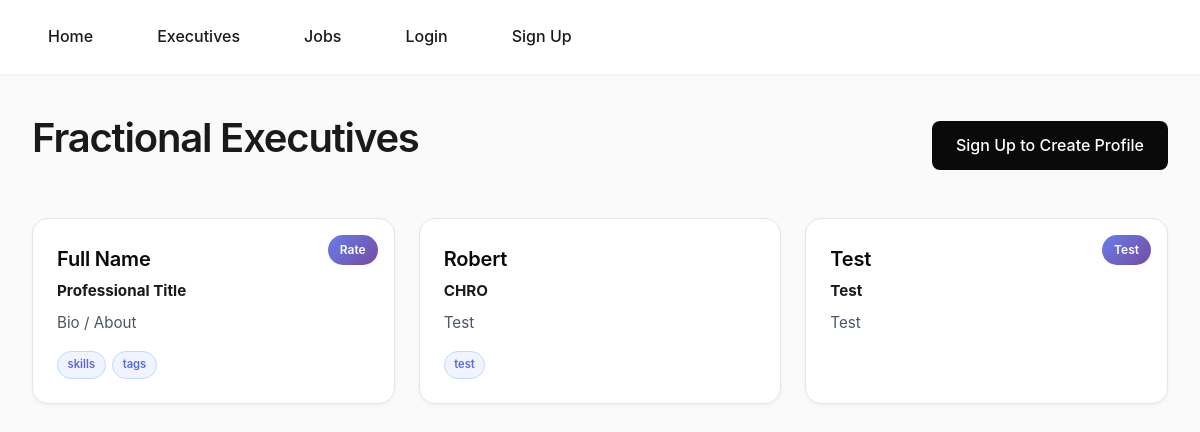
The page /executives/ on the database as committed earlier.
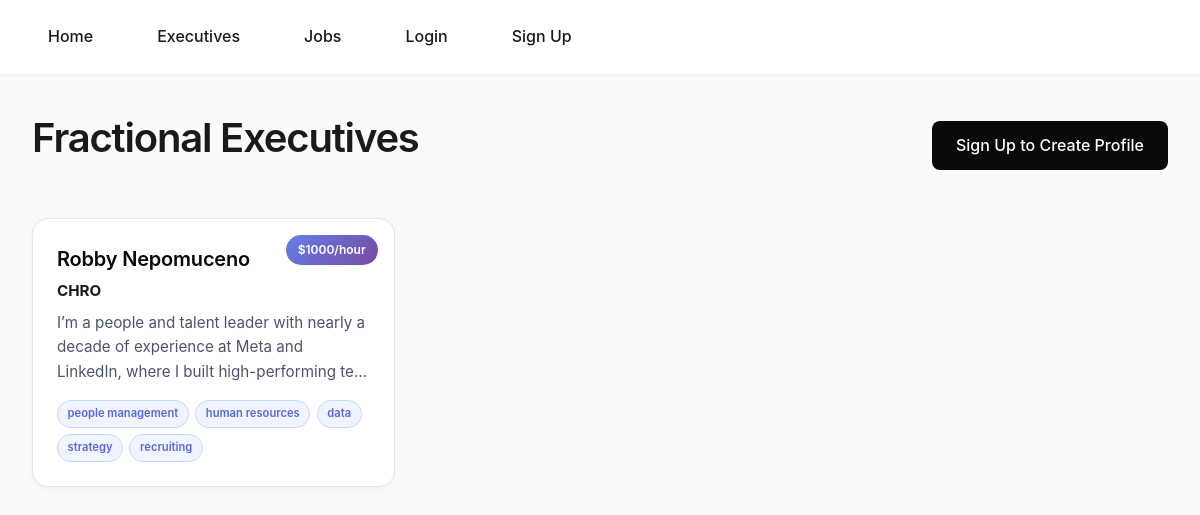
The same page on the database as committed later.
### classifieds/models.py (models this page shows, shortened)
class ExecutiveProfile(models.Model):
    name = models.CharField(max_length=120)
    title = models.CharField(max_length=160)
    bio = models.TextField(blank=True)
    skills_text = models.CharField(max_length=300, blank=True)  # Legacy field - keep for now
    rate_text = models.CharField(max_length=120, blank=True)
    email = models.EmailField()
    timezone = models.CharField(max_length=60, blank=True)
    created_at = models.DateTimeField(auto_now_add=True)
    owner = models.ForeignKey(
        settings.AUTH_USER_MODEL,
        on_delete=models.CASCADE,
        related_name="executive_profiles",
        null=True,
        blank=True
    )
    skills_tags = models.CharField(
        max_length=500,
        blank=True,
        help_text="Comma-separated tags (e.g., python, django, cto, startup)"
    )
    def get_tags_list(self):
        if not self.skills_tags:
            return []
        return [tag.strip().lower() for tag in self.skills_tags.split(",") if tag.strip()]

### classifieds/views.py (the view)
# urls.py: path("", views.exec_list, name="exec_list"),                      # /executives/
def exec_list(request):
    execs = ExecutiveProfile.objects.order_by("-created_at")
    return render(request, "classifieds/exec_list.html", {"execs": execs})

### classifieds/templates/classifieds/exec_list.html (shortened to what this page needs)
{% load static %}
<!DOCTYPE html>
<html>
<head>
    <link rel="stylesheet" href="{% static 'frac-app.css' %}">
</head>
<body>
    <nav>
        <div class="container">
            <a href="{% url 'home' %}">Home</a>
            <a href="{% url 'exec_list' %}">Executives</a>
            <a href="{% url 'job_list' %}">Jobs</a>
            {% if user.is_authenticated %}
                <a href="{% url 'dashboard' %}">Dashboard</a>
                <a href="{% url 'logout' %}">Logout</a>
            {% else %}
                <a href="{% url 'login' %}">Login</a>
                <a href="{% url 'signup' %}">Sign Up</a>
            {% endif %}
        </div>
    </nav>
    <div class="container">
        <div style="display: flex; justify-content: space-between; align-items: center; margin-bottom: 2rem;">
            <h1>Fractional Executives</h1>
            {% if user.is_authenticated %}
                <a href="{% url 'create_profile' %}" class="btn">Create Your Profile</a>
            {% else %}
                <a href="{% url 'signup' %}" class="btn">Sign Up to Create Profile</a>
            {% endif %}
        </div>
        {% if execs %}
            <div class="card-grid">
                {% for exec in execs %}
                    <div class="card card-clickable" onclick="window.location='{% url 'exec_detail' exec.pk %}'">
                        {% if exec.rate_text %}
                            <span class="card-rate">{{ exec.rate_text }}</span>
                        {% endif %}
                        <h2>{{ exec.name }}</h2>
                        <p><strong>{{ exec.title }}</strong></p>
                        {% if exec.bio %}
                            <p>{{ exec.bio|slice:":120" }}{% if exec.bio|length > 120 %}...{% endif %}</p>
                        {% endif %}
                        {% with tags=exec.get_tags_list %}
                            {% if tags %}
                                <div class="tags-container">
                                    {% for tag in tags %}
                                        <span class="tag-badge">{{ tag }}</span>
                                    {% endfor %}
                                </div>
                            {% endif %}
                        {% endwith %}
                    </div>
                {% endfor %}
            </div>
        {% else %}
            <p>No executive profiles yet. Be the first!</p>
        {% endif %}
    </div>
</body>
</html>

### classifieds/static/frac-app.css (style rules this page uses)
a { text-decoration: none; }
* { margin: 0; padding: 0; box-sizing: border-box; }
body { font-family: -apple-system, BlinkMacSystemFont, "Segoe UI", Roboto, Oxygen, Ubuntu, sans-serif; background: #fafafa; color: #1a1a1a; line-height: 1.6; -webkit-font-smoothing: antialiased; }
h1 { font-size: 2.5rem; font-weight: 600; letter-spacing: -0.03em; margin-bottom: 1rem; }
h2 { font-size: 1.5rem; font-weight: 600; letter-spacing: -0.01em; margin-bottom: 0.5rem; }
p { margin-bottom: 0.75rem; color: #4a5568; }
.container { max-width: 1200px; margin: 0 auto; padding: 2rem; }
nav { background: white; box-shadow: 0 1px 3px rgba(0, 0, 0, 0.06); padding: 1rem 2rem; }
nav .container { display: flex; gap: 2rem; align-items: center; padding: 0; max-width: 1200px; margin: 0 auto; }
nav a { color: #1a1a1a; text-decoration: none; font-weight: 500; padding: 0.5rem 1rem; border-radius: 8px; transition: background 0.2s ease; }
.btn { display: inline-block; background: #0a0a0a; color: white; padding: 0.75rem 1.5rem; border-radius: 8px; text-decoration: none; font-weight: 500; border: none; cursor: pointer; transition: all 0.2s ease; }
.card-grid { display: grid; grid-template-columns: repeat(auto-fill, minmax(320px, 1fr)); gap: 1.5rem; margin-top: 1.5rem; }
.card { background: white; border: 1px solid #e5e5e5; border-radius: 16px; padding: 1.5rem; transition: all 0.3s ease; box-shadow: 0 2px 4px rgba(0, 0, 0, 0.04); position: relative; text-decoration: none !important; color: inherit !important; display: block; }
.card * { text-decoration: none !important; }
.card h2 { color: #0a0a0a; font-size: 1.25rem; margin-bottom: 0.25rem; }
.card p { color: #4a5568; font-size: 0.95rem; margin-bottom: 0.5rem; }
.card strong { color: #1a1a1a; }
.card-rate { position: absolute; top: 1rem; right: 1rem; background: linear-gradient(135deg, #667eea 0%, #764ba2 100%); color: white; font-size: 0.75rem; font-weight: 600; padding: 0.35rem 0.75rem; border-radius: 9999px; }
.tags-container { display: flex; flex-wrap: wrap; gap: 0.4rem; margin-top: 1rem; }
.tag-badge { display: inline-block; background: #f0f4ff; color: #5a67d8; font-size: 0.7rem; font-weight: 600; padding: 0.25rem 0.6rem; border-radius: 9999px; border: 1px solid #c3dafe; text-transform: lowercase; white-space: nowrap; }

### classifieds/templates/classifieds/exec_list.html (style rules this page uses)
.tags-container { display: flex; flex-wrap: wrap; gap: 0.4rem; margin-top: 1rem; }
.tag-badge { display: inline-block; background: #f0f4ff; color: #5a67d8; font-size: 0.7rem; font-weight: 600; padding: 0.25rem 0.6rem; border-radius: 9999px; border: 1px solid #c3dafe; text-transform: lowercase; white-space: nowrap; }
.card-clickable { cursor: pointer; }

Rows that differ between the two databases and show on the page:
removed ExecutiveProfile: rate_text "Rate", name "Full Name", title "Professional Title", bio "Bio / About", tags "skills" "tags"
removed ExecutiveProfile: name "Robert", title "CHRO", bio "Test", tags "test"
removed ExecutiveProfile: rate_text "Test", name "Test", title "Test", bio "Test"
added ExecutiveProfile: rate_text "$1000/hour", name "Robby Nepomuceno", title "CHRO", bio "I’m a people and talent leader with nearly a decade of experience at Meta and LinkedIn, where I built high-performing te", tags "people management" "human resources" "data" "strategy" "recruiting"
